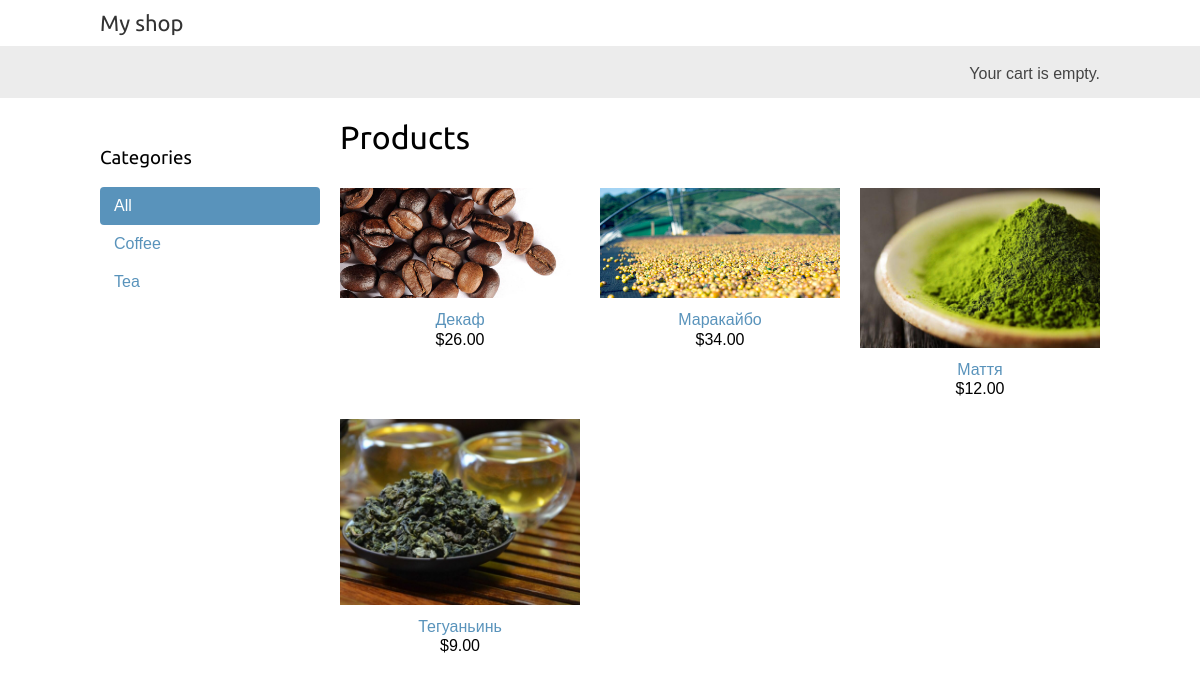
Before: / with the older database file.
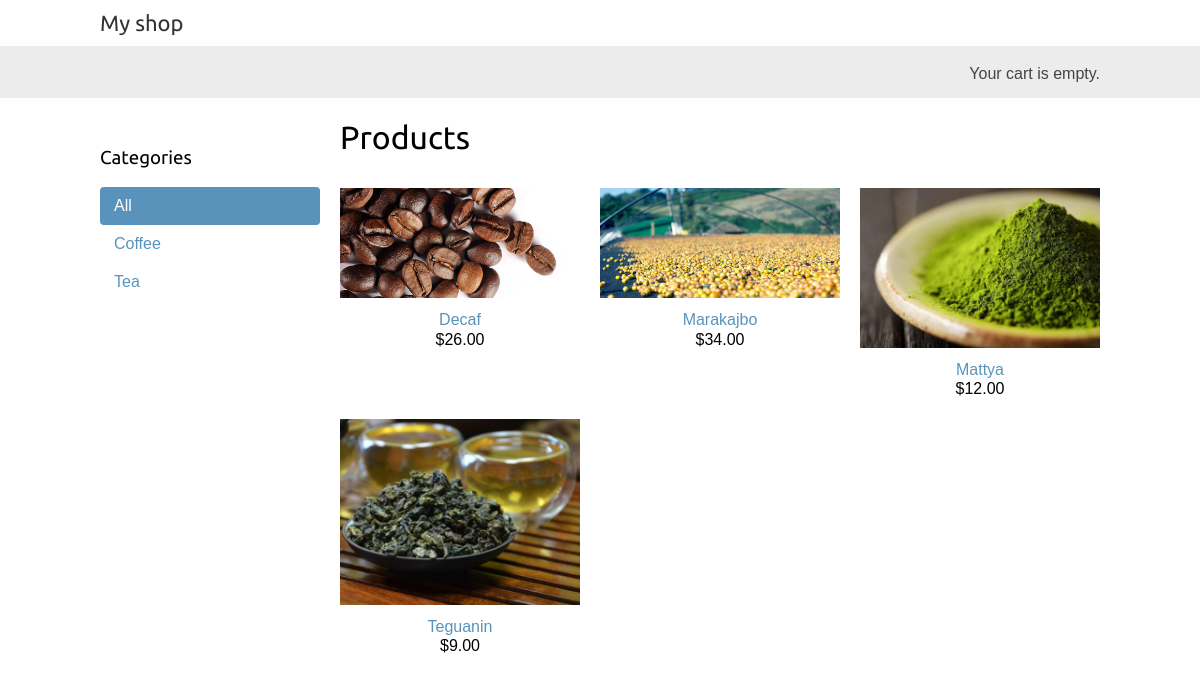
After: the same page with the newer database file.
### shop/models.py (models this page shows, shortened)
class Category(models.Model):
    name = models.CharField(max_length=200, db_index=True)
    slug = models.SlugField(max_length=200, unique=True)
    class Meta:
        ordering = ('name',)
        verbose_name = 'category'
        verbose_name_plural = 'categories'
    def get_absolute_url(self):
        return reverse('shop:product_list_by_category',
                       args=[self.slug])

class Product(models.Model):
    category = models.ForeignKey(Category, related_name='products', on_delete=models.CASCADE)
    name = models.CharField(max_length=200, db_index=True)
    slug = models.SlugField(max_length=200, db_index=True)
    image = models.ImageField(upload_to='products/%Y/%m/%d', blank=True)
    description = models.TextField(blank=True)
    price = models.DecimalField(max_digits=10, decimal_places=2)
    available = models.BooleanField(default=True)
    created = models.DateTimeField(auto_now_add=True)
    updated = models.DateTimeField(auto_now=True)
    class Meta:
        ordering = ('name',)
        index_together = (('id', 'slug'),)
    def get_absolute_url(self):
        return reverse('shop:product_detail',
                       args=[self.id, self.slug])

### shop/views.py (the view)
# urls.py: path('', views.product_list, name='product_list'),
def product_list(request, category_slug=None):
    category = None
    categories = Category.objects.all()
    products = Product.objects.filter(available=True)
    if category_slug:
        category = get_object_or_404(Category, slug=category_slug)
        products = products.filter(category=category)
    return render(request, 'shop/product/list.html', {'category': category, 'categories': categories,
                                                      'products': products})

### cart/cart.py (called while the page is built)
    def __len__(self):
        return sum(item['quantity'] for item in self.cart.values())

### cart/context_processors.py (called while the page is built)
def cart(request):
    return {'cart': Cart(request)}

### shop/templates/shop/product/list.html (shortened to what this page needs)
{% extends "shop/base.html" %}
{% load static %}
{% block content %}
    <div id="sidebar">
        <h3>Categories</h3>
        <ul>
            <li {% if not category %}class="selected"{% endif %}>
                <a href="{% url 'shop:product_list' %}">All</a>
            </li>
            {% for c in categories %}
                <li >
                    <a href="{{ c.get_absolute_url }}">{{ c.name }}</a>
                </li>
            {% endfor %}
        </ul>
    </div>
    <div id="main" class="product-list">
        <h1>{% if category %}{{ category.name }}{% else %}Products
        {% endif %}</h1>
        {% for product in products %}
            <div class="item">
                <a href="{{ product.get_absolute_url }}">
                    <img src="{% if product.image %}{{ product.image.url }}{% else %}{% static 'img/no_image.png' %}{% endif %}">
                </a>
                <a href="{{ product.get_absolute_url }}">{{ product.name }}</a>
                <br>
                ${{ product.price }}
            </div>
        {% endfor %}
    </div>
{% endblock %}

### shop/templates/shop/base.html (shortened to what this page needs)
{% load static %}
<!DOCTYPE html>
<html>
  <head>
    <link href="{% static 'css/base.css' %}" rel="stylesheet">
  </head>
  <body>
    <div id="header">
      <a href="/" class="logo">My shop</a>
    </div>
    <div id="subheader">
      <div class="cart">
        {% with total_items=cart|length %}
            {% if total_items > 0 %}
            Your cart:
              <a href="{% url 'cart:cart_detail' %}">
                {{ total_items }} item{{ total_items|pluralize }},
                ${{ cart.get_total_price }}
              </a>
          {% else %}
            Your cart is empty.
          {% endif %}
        {% endwith %}
      </div>
    </div>
    <div id="content">
      {% block content %}
      {% endblock %}
    </div>
  </body>
</html>

### shop/static/css/base.css (style rules this page uses)
body { margin:0; padding:0; font-family:helvetica, sans-serif; }
h1, h2, h3, h4, h5 , h6 { font-family: 'Ubuntu', sans-serif; font-weight:normal; }
a { text-decoration:none; color:#5993bb; }
#header { padding:10px 100px; font-size:18px; overflow:auto; }
#subheader { background:#ececec; color:#444; padding:15px 100px; overflow:auto; }
#header .logo { font-family: 'Ubuntu', sans-serif; float:left; color:#333; font-size:22px; margin-right:10%; }
#subheader .cart { float:right; padding-top:4px; }
#content { padding:0 100px; overflow:hidden; }
#sidebar { width:220px; padding:30px 20px 0 0; float:left; }
#sidebar ul { margin:0; padding:0; }
#sidebar ul li { margin:0; list-style:none; padding:10px 14px; }
#sidebar ul li a { display:block; }
#sidebar ul li.selected { background:#5993bb; border-radius:4px; }
#sidebar ul li.selected a { color:#fff; }
#main { float:left; width: 96%; margin-right:-220px; overflow:hidden; }
.product-list .item { width:25%; padding:10px 20px 10px 0; float:left; text-align:center; line-height:1.2; }
.product-list .item img { width:100%; margin-bottom:8px; }

Changed rows visible on the page:
changed Product: name "Декаф" → "Decaf"
changed Product: name "Маракайбо" → "Marakajbo"
changed Product: name "Маття" → "Mattya"
changed Product: name "Тегуаньинь" → "Teguanin"
